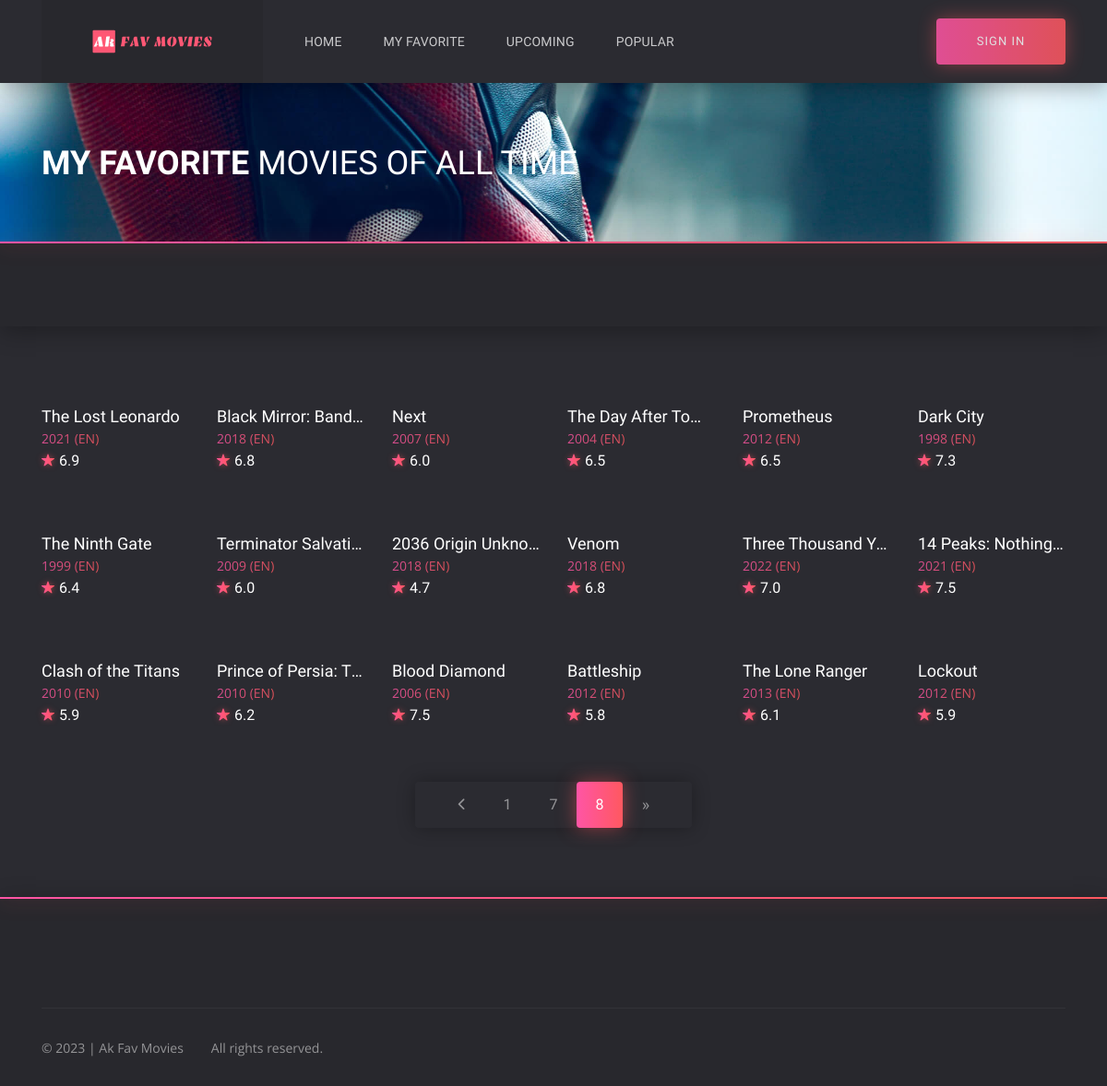
Before: /favorite?page=8 with the older database file.
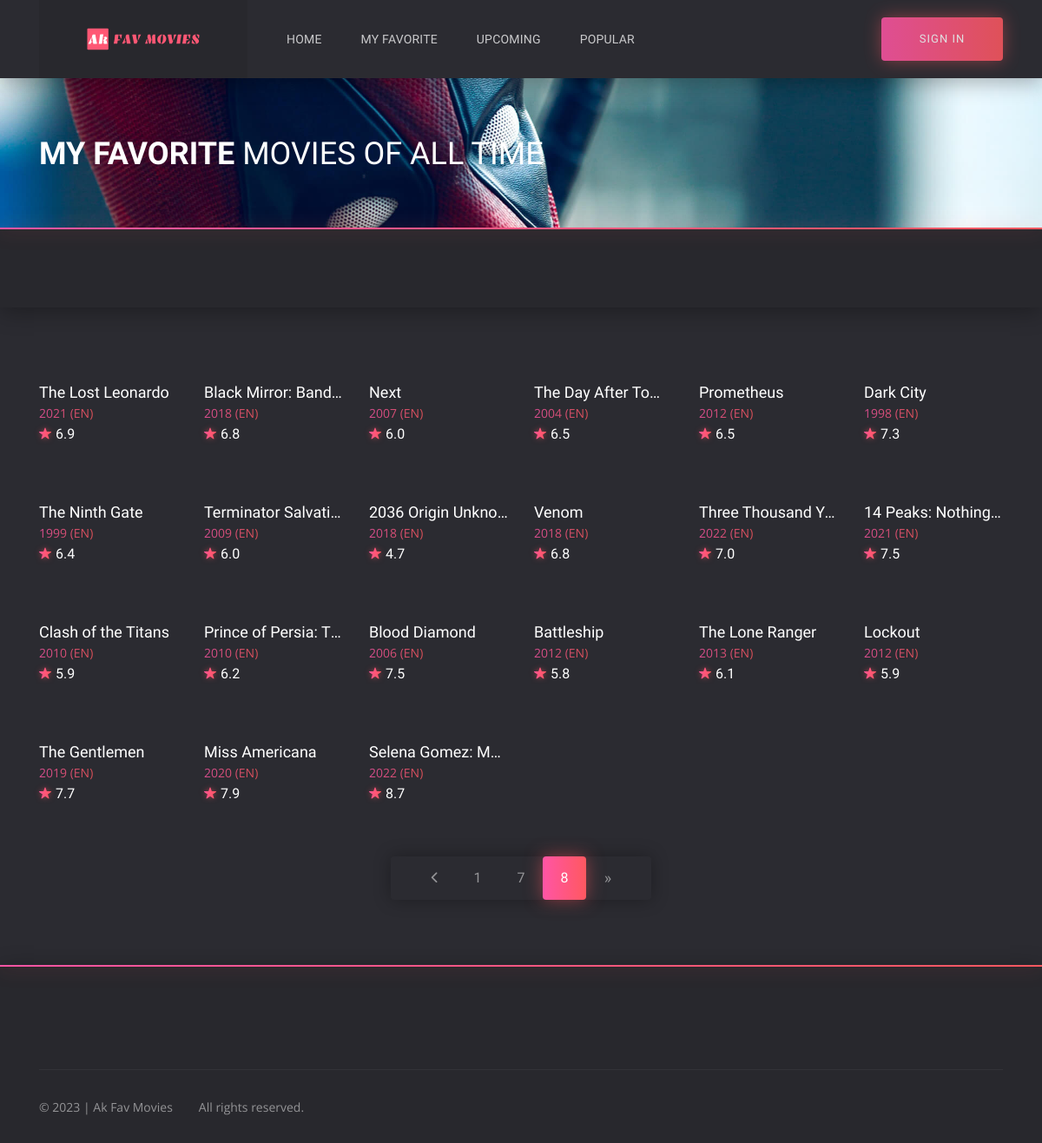
After: the same page with the newer database file.
### models.py (models this page shows)
class Movie(db.Model):
    __tablename__ = "movies"
    id = db.Column(db.Integer, primary_key=True)
    org_id = db.Column(db.Integer, nullable=False)
    title = db.Column(db.String(250), unique=True, nullable=False)
    release_date = db.Column(db.Integer, nullable=False)
    runtime = db.Column(db.Integer, nullable=False)
    tagline = db.Column(db.String(100), nullable=False)
    overview = db.Column(db.String(2500), nullable=False)
    vote_average = db.Column(db.Float, nullable=False)
    ranking = db.Column(db.Float, nullable=False)
    genres = db.Column(db.String(50), nullable=False)
    original_language = db.Column(db.String(10), nullable=False)
    poster_path = db.Column(db.String(250), nullable=False)
    backdrop_path = db.Column(db.String(250), nullable=False)

### routes.py (the view)
@csrf.exempt
@app.route('/favorite', methods=['GET'])
def favorite():
    block_ip()
    page = request.args.get('page', 1, type=int)
    if request.method == 'GET':
        all_movie = Movie.query.paginate(page=page, per_page=ROWS_PER_PAGE)
        if len(all_movie.items) > 0:
            return render_template('favorite.html', current_user=current_user, all_movie=all_movie)
        return redirect(url_for('index'))
    return redirect(url_for('index'))

### routes.py (called while the page is built)
@app.template_filter('decimal_places')
def cut_decimal(value):
    res = "{:.1f}".format(value)
    return res

@app.context_processor
def inject_now():
    return {'now': dt.datetime.utcnow()}

@app.after_request
def apply_caching(response):
    response.headers["HTTP-HEADER"] = "VALUE"
    response.headers["X-Frame-Options"] = "SAMEORIGIN"
    response.headers['X-XSS-Protection'] = '1; mode=block'
    response.headers['X-Content-Type-Options'] = 'nosniff'
    response.headers['Strict-Transport-Security'] = 'max-age=31536000'  # includeSubDomains
    return response

@app.before_request
def block_method():
    b_ip = request.remote_addr

def block_ip():
    get_ip = request.remote_addr
    if str(get_ip) != '127.0.0.1':
        get_block_ip = request.environ['HTTP_X_FORWARDED_FOR']
        geolocation_get(get_block_ip)

### templates/favorite.html (shortened to what this page needs)
{% extends 'base.html' %}
	{% block header %}
		{% include 'header.html' %}
	{% endblock %}
{% block content %}
	<section class="section section--first section--bg" style="background: url(static/img/home/home__bg2.jpg) no-repeat center/cover">
		<div class="container">
			<div class="row">
				<div class="col-12">
					<div class="section__wrap">
						<h1 class="home__title"><b>My FAVORITE</b> MOVIES OF ALL TIME</h1>
					</div>
				</div>
			</div>
		</div>
	</section>
	<div class="filter">
		<div class="container">
			<div class="row">
				<div class="col-12">
					<div class="filter__content">
					</div>
				</div>
			</div>
		</div>
	</div>
	<div class="catalog">
		<div class="container">
			<div class="row">
				{% for movie in all_movie.items %}
				<div class="col-6 col-sm-4 col-lg-3 col-xl-2">
					<div class="card">
						<div class="card__cover">
						</div>
						<div class="card__content">
							<h3 class="card__title">
								<a href="{{ url_for('details', id=movie.org_id) }}">{{ movie.title }}</a>
							</h3>
							<span class="card__category">
								<a href="{{ url_for('details', id=movie.org_id) }}">{{ movie.release_date }} ({{ movie.original_language | upper }})</a>
							</span>
							<span class="card__rate"><i class="icon ion-ios-star"></i>{{ movie.vote_average | decimal_places }}</span>
						</div>
					</div>
				</div>
				{% endfor %}
				<div class="col-12">
					<ul class="paginator">
						<li class="paginator__item paginator__item--prev">
							<a href="{{ url_for('favorite', page=all_movie.prev_num) }}">
									<i class="icon ion-ios-arrow-back
									"></i>
							</a>
						</li>
					{% for page_num in all_movie.iter_pages(left_edge=1, right_edge=1, left_current=1, right_current=1) %}
						{% if page_num %}
							{% if all_movie.page == page_num %}
								<li class="paginator__item paginator__item--active">
									<a href="{{ url_for('favorite', page=page_num) }}"
									   class="btn btn-dark">
										{{ page_num }}
									</a>
								</li>
							{% else %}
								<li class="paginator__item">
									<a href="{{ url_for('favorite', page=page_num) }}"
									   class="btn btn-outline-dark">
										{{ page_num }}
									</a>
								</li>
							{% endif %}
						{% endif %}
					{% endfor %}
						<li class="paginator__item paginator__item--next">
							<a href="{{ url_for('favorite', page=all_movie.next_num) }}"
							   class="btn btn-outline-dark
							   {% if all_movie.page == all_movie.pages %}disabled
							   {% endif %}">
								&raquo;
							</a>
						</li>
					</ul>
				</div>
			</div>
		</div>
	</div>
{% endblock %}
	{% block footer %}
		{% include "footer.html" %}
	{% endblock %}

### templates/base.html (shortened to what this page needs)
<!DOCTYPE html>
<html lang="en">
<head>
	<link rel="stylesheet" href="{{ url_for('static', filename='css/bootstrap-reboot.min.css') }}">
	<link rel="stylesheet" href="{{ url_for('static', filename='css/bootstrap-grid.min.css') }}">
	<link rel="stylesheet" href="{{ url_for('static', filename='css/owl.carousel.min.css') }}">
	<link rel="stylesheet" href="{{ url_for('static', filename='css/jquery.mCustomScrollbar.min.css') }}">
	<link rel="stylesheet" href="{{ url_for('static', filename='css/nouislider.min.css') }}">
	<link rel="stylesheet" href="{{ url_for('static', filename='css/ionicons.min.css') }}">
	<link rel="stylesheet" href="{{ url_for('static', filename='css/plyr.css') }}">
	<link rel="stylesheet" href="{{ url_for('static', filename='css/photoswipe.css') }}">
	<link rel="stylesheet" href="{{ url_for('static', filename='css/default-skin.css') }}">
	<link rel="stylesheet" href="{{ url_for('static', filename='css/main.css') }}">
</head>
<body class="body">
	{% block header %} {% endblock %}
	{% block content %} {% endblock %}
	{% block footer %} {% endblock %}
</body>
</html>

### templates/header.html (shortened to what this page needs)
	<header class="header">
		<div class="header__wrap">
			<div class="container">
				<div class="row">
					<div class="col-12">
						<div class="header__content">
							<a href="{{ url_for('index') }}" class="header__logo">
								<img src="{{ url_for('static', filename='img/logo.svg') }}" alt="">
							</a>
							<ul class="header__nav">
								<li class="header__nav-item">
									<a href="{{ url_for('index') }}" class="header__nav-link" >Home</a>
								</li>
								<li class="header__nav-item">
									<a href="{{ url_for('favorite')}}" class="header__nav-link">My Favorite</a>
								</li>
								<li class="header__nav-item">
									<a href="{{ url_for('upcoming')}}" class="header__nav-link">Upcoming</a>
								</li>
								<li class="header__nav-item">
									<a href="{{ url_for('popular')}}" class="header__nav-link">Popular</a>
								</li>
							</ul>
							<div class="header__auth">
								{% if not current_user.is_authenticated: %}
									<a href="{{ url_for('login') }}" class="header__sign-in">
										<span>sign in</span>
									</a>
								{% else: %}
									<a href="{{ url_for('logout') }}" class="header__sign-in">
										<i class="icon ion-ios-log-in"></i>
										<span>sign out</span>
									</a>
								{% endif %}
							</div>
						</div>
					</div>
				</div>
			</div>
		</div>
		<form action="#" class="header__search">
			<div class="container">
				<div class="row">
					<div class="col-12">
						<div class="header__search-content">
							<button type="button">search</button>
						</div>
					</div>
				</div>
			</div>
		</form>
	</header>

### templates/footer.html (shortened to what this page needs)
	<footer class="footer">
		<div class="container">
			<div class="row">
				<div class="col-12">
					<div class="footer__copyright">
						<ul>
							<li><small>© {{ now.year }} | Ak Fav Movies</small></li>
							<li><small>All rights reserved.</small></li>
						</ul>
					</div>
				</div>
			</div>
		</div>
	</footer>

Changed rows visible on the page:
added Movie: title "The Gentlemen", release_date "2019", original_language "EN", vote_average|decimal_places "7.7"
added Movie: title "Miss Americana", release_date "2020", original_language "EN", vote_average|decimal_places "7.9"
added Movie: title "Selena Gomez: M…", release_date "2022", original_language "EN", vote_average|decimal_places "8.7"
